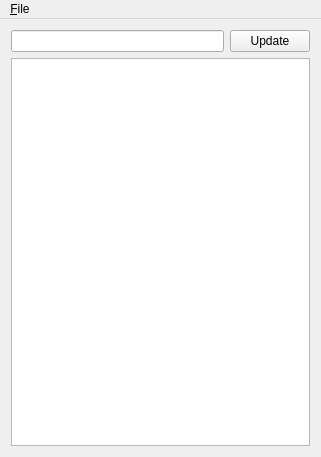
<?xml version="1.0" encoding="UTF-8"?>
<ui version="4.0">
 <class>MainWindow</class>
 <widget class="QMainWindow" name="MainWindow">
  <property name="geometry">
   <rect>
    <x>0</x>
    <y>0</y>
    <width>321</width>
    <height>457</height>
   </rect>
  </property>
  <property name="windowTitle">
   <string>FaceBrick</string>
  </property>
  <widget class="QWidget" name="centralWidget">
   <layout class="QVBoxLayout" name="verticalLayout">
    <item>
     <layout class="QHBoxLayout" name="horizontalLayout_2">
      <property name="topMargin">
       <number>0</number>
      </property>
      <property name="bottomMargin">
       <number>0</number>
      </property>
      <item>
       <widget class="QLineEdit" name="statusText">
        <property name="inputMethodHints">
         <set>Qt::ImhNoAutoUppercase</set>
        </property>
        <property name="maxLength">
         <number>420</number>
        </property>
       </widget>
      </item>
      <item>
       <widget class="QPushButton" name="updateStatusButton">
        <property name="text">
         <string>Update</string>
        </property>
       </widget>
      </item>
     </layout>
    </item>
    <item>
     <widget class="QListView" name="postsListView">
      <property name="sizePolicy">
       <sizepolicy hsizetype="Expanding" vsizetype="Expanding">
        <horstretch>0</horstretch>
        <verstretch>4</verstretch>
       </sizepolicy>
      </property>
      <property name="horizontalScrollBarPolicy">
       <enum>Qt::ScrollBarAlwaysOff</enum>
      </property>
      <property name="resizeMode">
       <enum>QListView::Adjust</enum>
      </property>
     </widget>
    </item>
   </layout>
  </widget>
  <widget class="QMenuBar" name="menuBar">
   <property name="geometry">
    <rect>
     <x>0</x>
     <y>0</y>
     <width>321</width>
     <height>25</height>
    </rect>
   </property>
   <widget class="QMenu" name="menu_File">
    <property name="title">
     <string>&amp;File</string>
    </property>
    <addaction name="action_Synchronise"/>
    <addaction name="action_Logout"/>
    <addaction name="actionS_ettings"/>
    <addaction name="action_Inbox"/>
   </widget>
   <addaction name="menu_File"/>
  </widget>
  <action name="action_Logout">
   <property name="text">
    <string>&amp;Logout</string>
   </property>
  </action>
  <action name="action_Synchronise">
   <property name="text">
    <string>&amp;Synchronise</string>
   </property>
  </action>
  <action name="actionS_ettings">
   <property name="text">
    <string>S&amp;ettings</string>
   </property>
  </action>
  <action name="action_Inbox">
   <property name="text">
    <string>&amp;Inbox</string>
   </property>
  </action>
 </widget>
 <layoutdefault spacing="6" margin="11"/>
 <resources/>
 <connections/>
</ui>
